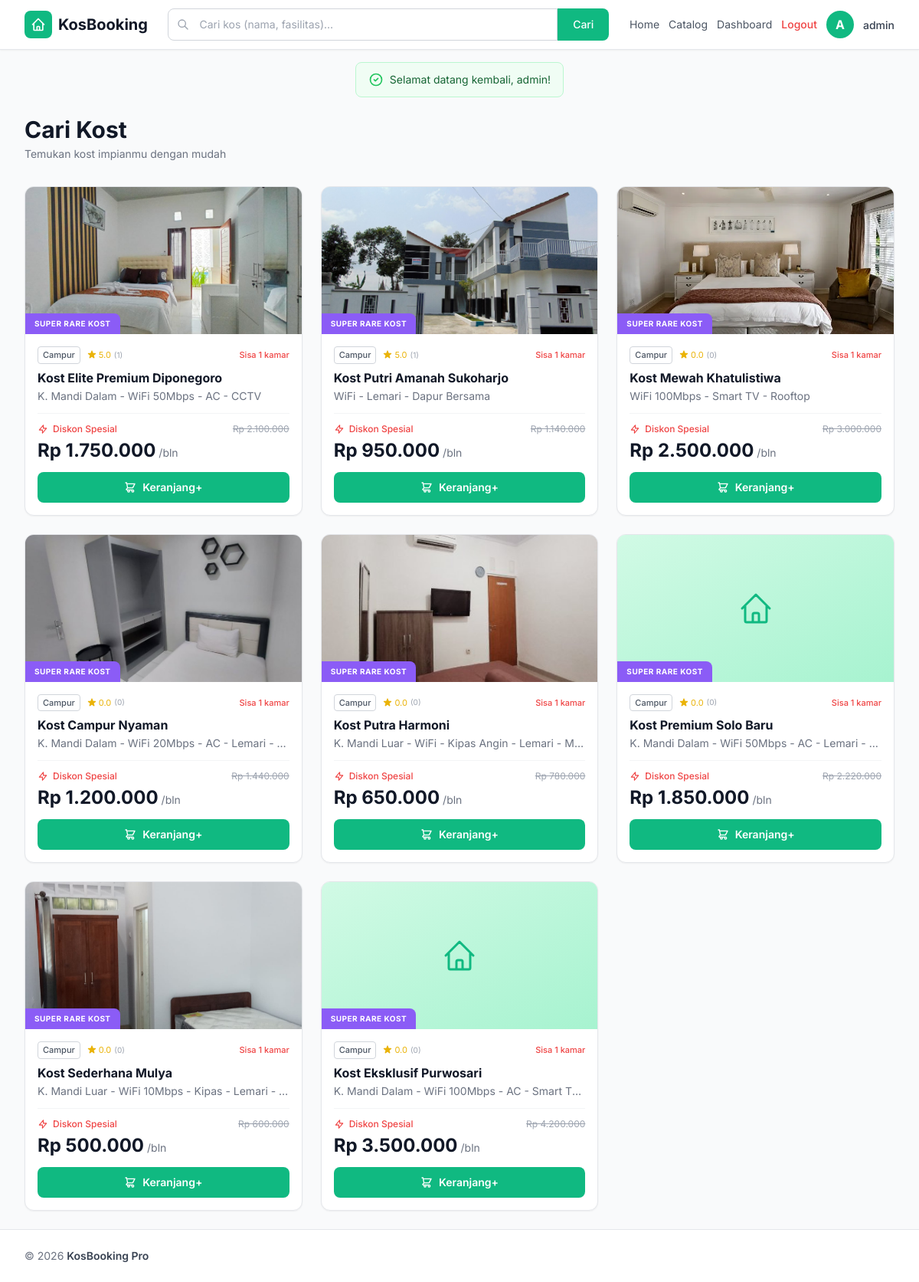
Screenshot of /?page=catalog (signed in) with the database file from the repository.
### tables this page shows
CREATE TABLE `rooms` (
  `id` int NOT NULL,
  `name` varchar(100) NOT NULL,
  `description` text,
  `facilities` text,
  `price_per_month` decimal(12,2) NOT NULL,
  `status` enum('Available','Maintenance') NOT NULL DEFAULT 'Available',
  `image_path` varchar(255) DEFAULT NULL,
  `created_at` timestamp NOT NULL DEFAULT CURRENT_TIMESTAMP
);

### includes/helpers.php (called while the page is built, shortened)
<?php
function formatRupiah(float $amount): string
{
    return 'Rp ' . number_format($amount, 0, ',', '.');
}
function e(?string $value): string
{
    return htmlspecialchars($value ?? '', ENT_QUOTES | ENT_SUBSTITUTE, 'UTF-8');
}

### views/catalog.php (the view, shortened to what this page needs)
<?php
$search = trim($_GET['search'] ?? '');
$sql = "SELECT r.*,
        IFNULL(AVG(rev.rating), 0) as avg_rating,
        COUNT(rev.id) as total_reviews
        FROM rooms r
        LEFT JOIN room_reviews rev ON r.id = rev.room_id
        WHERE r.status = 'Available'";
$params = [];
$sql .= " GROUP BY r.id ORDER BY r.created_at DESC";
$stmt = $pdo->prepare($sql);
$stmt->execute($params);
$rooms = $stmt->fetchAll();
?>
<div class="max-w-7xl mx-auto px-4 sm:px-6 lg:px-8 py-6">
    <div class="flex flex-col sm:flex-row sm:items-center justify-between gap-4 mb-8">
        <div>
            <h1 class="text-2xl sm:text-3xl font-bold text-gray-900">Cari Kost</h1>
            <p class="text-sm text-gray-500 mt-1">Temukan kost impianmu dengan mudah</p>
        </div>
    </div>
    <?php if (empty($rooms)): ?>
        <div class="text-center py-20">
            <svg class="w-16 h-16 text-gray-300 mx-auto mb-4" fill="none" stroke="currentColor" viewBox="0 0 24 24">
                <path stroke-linecap="round" stroke-linejoin="round" stroke-width="1.5" d="M21 21l-6-6m2-5a7 7 0 11-14 0 7 7 0 0114 0z" />
            </svg>
            <h2 class="text-xl font-semibold text-gray-600 mb-2">Kost tidak ditemukan</h2>
            <p class="text-gray-400 text-sm mb-4">
                <?= $search ? "Kost dengan kata kunci \"$search\" tidak tersedia." : 'Belum ada kost yang ditambahkan.' ?>
            </p>
            <a href="?page=catalog" class="inline-block bg-brand text-white px-6 py-2.5 rounded-lg hover:bg-emerald-600 transition text-sm font-medium">Lihat Semua Kost</a>
        </div>
    <?php else: ?>
        <div class="grid grid-cols-1 sm:grid-cols-2 lg:grid-cols-3 xl:grid-cols-4 gap-6">
            <?php foreach ($rooms as $room): ?>
                <div class="bg-white rounded-xl border border-gray-200 shadow-sm hover:shadow-lg transition-shadow duration-300 flex flex-col overflow-hidden">
                    <div class="relative h-48 bg-gray-200 overflow-hidden">
                        <?php if ($room['image_path'] && file_exists(__DIR__ . '/../' . $room['image_path'])): ?>
                            <img src="<?= e($room['image_path']) ?>" alt="<?= e($room['name']) ?>" class="w-full h-full object-cover">
                        <?php else: ?>
                            <div class="w-full h-full flex items-center justify-center bg-gradient-to-br from-brand-100 to-brand-200">
                                <svg class="w-12 h-12 text-brand" fill="none" stroke="currentColor" viewBox="0 0 24 24">
                                    <path stroke-linecap="round" stroke-linejoin="round" stroke-width="1.5" d="M3 12l2-2m0 0l7-7 7 7M5 10v10a1 1 0 001 1h3m10-11l2 2m-2-2v10a1 1 0 01-1 1h-3m-6 0a1 1 0 001-1v-4a1 1 0 011-1h2a1 1 0 011 1v4a1 1 0 001 1m-6 0h6" />
                                </svg>
                            </div>
                        <?php endif; ?>
                        <div class="absolute bottom-0 left-0 bg-kos-purple text-white text-[10px] font-bold uppercase tracking-wider px-3 py-1.5 rounded-tr-lg">SUPER RARE KOST</div>
                    </div>
                    <div class="p-4 flex flex-col flex-1">
                        <div class="flex items-center gap-2 text-[11px] mb-2">
                            <span class="border border-gray-300 text-gray-600 rounded px-1.5 py-0.5 font-medium">Campur</span>
                            <span class="text-yellow-500 flex items-center gap-0.5" title="Rating rata-rata kamar">
                                <?= number_format((float)$room['avg_rating'], 1) ?>
                                <span class="text-gray-400 text-[10px] ml-0.5">
                                    (<?= (int)$room['total_reviews'] ?>)
                                </span>
                            </span>
                            <span class="text-red-500 font-medium ml-auto">Sisa 1 kamar</span>
                        </div>
                        <h3 class="text-base font-bold text-gray-900 leading-tight mb-1 line-clamp-2"><?= e($room['name']) ?></h3>
                        <p class="text-sm text-gray-500 truncate mb-3"><?= e($room['facilities'] ?: 'Fasilitas tidak tersedia') ?></p>
                        <div class="border-t border-gray-100 pt-3 mt-auto">
                            <div class="flex items-center gap-1.5 text-xs mb-1">
                                <svg class="w-3.5 h-3.5 text-red-500" fill="none" stroke="currentColor" viewBox="0 0 24 24">
                                    <path stroke-linecap="round" stroke-linejoin="round" stroke-width="2" d="M13 10V3L4 14h7v7l9-11h-7z" />
                                </svg>
                                <span class="text-red-500 font-medium">Diskon Spesial</span>
                                <span class="text-gray-400 line-through ml-auto"><?= formatRupiah((float) $room['price_per_month'] * 1.2) ?></span>
                            </div>
                            <div class="flex items-baseline gap-1">
                                <span class="text-2xl font-bold text-gray-900"><?= formatRupiah((float) $room['price_per_month']) ?></span>
                                <span class="text-sm text-gray-500">/bln</span>
                            </div>
                        </div>
                        <form method="POST" action="" class="mt-3">
                            <button type="submit"
                                class="w-full bg-brand hover:bg-emerald-600 text-white text-center font-semibold py-2.5 rounded-lg transition text-sm flex items-center justify-center gap-2">
                                <svg class="w-4 h-4" fill="none" stroke="currentColor" viewBox="0 0 24 24">
                                    <path stroke-linecap="round" stroke-linejoin="round" stroke-width="2"
                                        d="M3 3h2l.4 2M7 13h10l4-8H5.4M7 13L5.4 5M7 13l-2.293 2.293c-.63.63-.184 1.707.707 1.707H17m0 0a2 2 0 100 4 2 2 0 000-4zm-8 0a2 2 0 110 4 2 2 0 010-4z" />
                                </svg>
                                Keranjang+
                            </button>
                        </form>
                    </div>
                </div>
            <?php endforeach; ?>
        </div>
    <?php endif; ?>
</div>

### includes/layout.php (style rules this page uses)
.line-clamp-2 { display: -webkit-box; -webkit-line-clamp: 2; -webkit-box-orient: vertical; overflow: hidden; }

### rows the page displays
rooms: image_path (picture), avg_rating "5.0", total_reviews "1", name "Kost Elite Premium Diponegoro", facilities "K. Mandi Dalam - WiFi 50Mbps - AC - CCTV", formatRupiah((float)$room['price_per_month']*1.2) "Rp 2.100.000", price_per_month "Rp 1.750.000"
rooms: image_path (picture), avg_rating "5.0", total_reviews "1", name "Kost Putri Amanah Sukoharjo", facilities "WiFi - Lemari - Dapur Bersama", formatRupiah((float)$room['price_per_month']*1.2) "Rp 1.140.000", price_per_month "Rp 950.000"
rooms: image_path (picture), avg_rating "0.0", total_reviews "0", name "Kost Mewah Khatulistiwa", facilities "WiFi 100Mbps - Smart TV - Rooftop", formatRupiah((float)$room['price_per_month']*1.2) "Rp 3.000.000", price_per_month "Rp 2.500.000"
rooms: image_path (picture), avg_rating "0.0", total_reviews "0", name "Kost Campur Nyaman", facilities "K. Mandi Dalam - WiFi 20Mbps - AC - Lemari -…", formatRupiah((float)$room['price_per_month']*1.2) "Rp 1.440.000", price_per_month "Rp 1.200.000"
rooms: image_path (picture), avg_rating "0.0", total_reviews "0", name "Kost Putra Harmoni", facilities "K. Mandi Luar - WiFi - Kipas Angin - Lemari - M…", formatRupiah((float)$room['price_per_month']*1.2) "Rp 780.000", price_per_month "Rp 650.000"
rooms: avg_rating "0.0", total_reviews "0", name "Kost Premium Solo Baru", facilities "K. Mandi Dalam - WiFi 50Mbps - AC - Lemari -…", formatRupiah((float)$room['price_per_month']*1.2) "Rp 2.220.000", price_per_month "Rp 1.850.000"
rooms: image_path (picture), avg_rating "0.0", total_reviews "0", name "Kost Sederhana Mulya", facilities "K. Mandi Luar - WiFi 10Mbps - Kipas - Lemari -…", formatRupiah((float)$room['price_per_month']*1.2) "Rp 600.000", price_per_month "Rp 500.000"
rooms: avg_rating "0.0", total_reviews "0", name "Kost Eksklusif Purwosari", facilities "K. Mandi Dalam - WiFi 100Mbps - AC - Smart T…", formatRupiah((float)$room['price_per_month']*1.2) "Rp 4.200.000", price_per_month "Rp 3.500.000"

### other values shown
$initial "A"
$name "admin"
$_flash_success "Selamat datang kembali, admin!"
